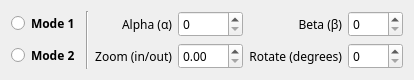
   <widget class="QWidget" name="layoutWidget">
    <property name="geometry">
     <rect>
      <x>422</x>
      <y>405</y>
      <width>397</width>
      <height>46</height>
     </rect>
    </property>
    <layout class="QGridLayout" name="FCFV_FirstZoneOperationField">
     <item row="0" column="1" rowspan="2">
      <widget class="Line" name="FCFV_FZOF_LineYAxisOperationSeparator">
       <property name="orientation">
        <enum>Qt::Vertical</enum>
       </property>
      </widget>
     </item>
     <item row="1" column="0">
      <widget class="QRadioButton" name="FCFV_FZOF_SecondModeRadioButton">
       <property name="font">
        <font>
         <family>Segoe UI Variable Display</family>
         <italic>false</italic>
         <bold>true</bold>
        </font>
       </property>
       <property name="styleSheet">
        <string notr="true">QRadioButton {
	font: bold;
}

QRadioButton:hover {
	color: rgb(255, 135, 150);
}

QRadioButton:pressed {
	color: rgb(255, 100, 185);
}</string>
       </property>
       <property name="text">
        <string>Mode 2</string>
       </property>
      </widget>
     </item>
     <item row="0" column="0">
      <widget class="QRadioButton" name="FCFV_FZOF_FirstModeRadioButton">
       <property name="font">
        <font>
         <family>Segoe UI Variable Display</family>
         <italic>false</italic>
         <bold>true</bold>
        </font>
       </property>
       <property name="styleSheet">
        <string notr="true">QRadioButton {
	font: bold;
}

QRadioButton:hover {
	color: rgb(255, 185, 115);
}

QRadioButton:pressed {
	color: rgb(255, 220, 150);
}</string>
       </property>
       <property name="text">
        <string>Mode 1</string>
       </property>
      </widget>
     </item>
     <item row="0" column="4">
      <widget class="QLabel" name="FCFV_FZOF_BetaLabel">
       <property name="font">
        <font>
         <family>Segoe UI Variable Display</family>
        </font>
       </property>
       <property name="toolTip">
        <string>&lt;!DOCTYPE html&gt;
&lt;html&gt;
&lt;style&gt;
.tooltip {
  position: relative;
  display: inline-block;
  border-bottom: 1px dotted black;
}

.tooltip .tooltiptext {
  visibility: hidden;
  width: 120px;
  background-color: #555;
  color: #fff;
  text-align: center;
  border-radius: 6px;
  padding: 5px 0;
  position: absolute;
  z-index: 1;
  bottom: 125%;
  left: 50%;
  margin-left: -60px;
  opacity: 0;
  transition: opacity 0.3s;
}

.tooltip .tooltiptext::after {
  content: &quot;&quot;;
  position: absolute;
  top: 100%;
  left: 50%;
  margin-left: -5px;
  border-width: 5px;
  border-style: solid;
  border-color: #555 transparent transparent transparent;
}

.tooltip:hover .tooltiptext {
  visibility: visible;
  opacity: 1;
}
&lt;/style&gt;
&lt;body style=&quot;text-align:center;&quot;&gt;

&lt;h2&gt;Spin Box - (β) Beta Value&lt;/h2&gt;
&lt;p&gt;Set out the beta (β) value within the range of 0 up to 1,000 (excluding negative numbers and numbers above 1,000 for now).&lt;/p&gt;

&lt;div class=&quot;tooltip&quot;&gt;Useful tips:
  &lt;span class=&quot;tooltiptext&quot;&gt;0-1,000 Only&lt;/span&gt;
&lt;/div&gt;

&lt;/body&gt;
&lt;/html&gt;
</string>
       </property>
       <property name="text">
        <string>Beta (β)</string>
       </property>
       <property name="alignment">
        <set>Qt::AlignRight|Qt::AlignTrailing|Qt::AlignVCenter</set>
       </property>
      </widget>
     </item>
     <item row="1" column="4">
      <widget class="QLabel" name="FCFV_FZOF_RotateLabel">
       <property name="font">
        <font>
         <family>Segoe UI Variable Display</family>
        </font>
       </property>
       <property name="toolTip">
        <string>&lt;!DOCTYPE html&gt;
&lt;html&gt;
&lt;style&gt;
.tooltip {
  position: relative;
  display: inline-block;
  border-bottom: 1px dotted black;
}

.tooltip .tooltiptext {
  visibility: hidden;
  width: 120px;
  background-color: #555;
  color: #fff;
  text-align: center;
  border-radius: 6px;
  padding: 5px 0;
  position: absolute;
  z-index: 1;
  bottom: 125%;
  left: 50%;
  margin-left: -60px;
  opacity: 0;
  transition: opacity 0.3s;
}

.tooltip .tooltiptext::after {
  content: &quot;&quot;;
  position: absolute;
  top: 100%;
  left: 50%;
  margin-left: -5px;
  border-width: 5px;
  border-style: solid;
  border-color: #555 transparent transparent transparent;
}

.tooltip:hover .tooltiptext {
  visibility: visible;
  opacity: 1;
}
&lt;/style&gt;
&lt;body style=&quot;text-align:center;&quot;&gt;

&lt;h2&gt;Spin Box - Degrees&lt;/h2&gt;
&lt;p&gt;Drag up/down the spin box (or capture exact degrees value), going from 0 up to 360.&lt;/p&gt;

&lt;div class=&quot;tooltip&quot;&gt;Useful tips:
  &lt;span class=&quot;tooltiptext&quot;&gt;0-360 Only&lt;/span&gt;
&lt;/div&gt;

&lt;/body&gt;
&lt;/html&gt;
</string>
       </property>
       <property name="text">
        <string>Rotate (degrees)</string>
       </property>
       <property name="alignment">
        <set>Qt::AlignRight|Qt::AlignTrailing|Qt::AlignVCenter</set>
       </property>
      </widget>
     </item>
     <item row="0" column="3">
      <widget class="QSpinBox" name="FCFV_FZOF_AlphaSpinBox">
       <property name="font">
        <font>
         <family>Fira Code</family>
        </font>
       </property>
       <property name="toolTip">
        <string>&lt;!DOCTYPE html&gt;
&lt;html&gt;
&lt;style&gt;
.tooltip {
  position: relative;
  display: inline-block;
  border-bottom: 1px dotted black;
}

.tooltip .tooltiptext {
  visibility: hidden;
  width: 120px;
  background-color: #555;
  color: #fff;
  text-align: center;
  border-radius: 6px;
  padding: 5px 0;
  position: absolute;
  z-index: 1;
  bottom: 125%;
  left: 50%;
  margin-left: -60px;
  opacity: 0;
  transition: opacity 0.3s;
}

.tooltip .tooltiptext::after {
  content: &quot;&quot;;
  position: absolute;
  top: 100%;
  left: 50%;
  margin-left: -5px;
  border-width: 5px;
  border-style: solid;
  border-color: #555 transparent transparent transparent;
}

.tooltip:hover .tooltiptext {
  visibility: visible;
  opacity: 1;
}
&lt;/style&gt;
&lt;body style=&quot;text-align:center;&quot;&gt;

&lt;h2&gt;Spin Box - (α) Alpha Value&lt;/h2&gt;
&lt;p&gt;Set out the alpha (α) value within the range of 0 up to 1,000 (excluding negative numbers and numbers above 1,000 for now).&lt;/p&gt;

&lt;div class=&quot;tooltip&quot;&gt;Useful tips:
  &lt;span class=&quot;tooltiptext&quot;&gt;0-1,000 Only&lt;/span&gt;
&lt;/div&gt;

&lt;/body&gt;
&lt;/html&gt;
</string>
       </property>
       <property name="maximum">
        <number>1000</number>
       </property>
      </widget>
     </item>
     <item row="1" column="2">
      <widget class="QLabel" name="FCFV_FZOF_ZoomInOutLabel">
       <property name="font">
        <font>
         <family>Segoe UI Variable Display</family>
        </font>
       </property>
       <property name="toolTip">
        <string>&lt;!DOCTYPE html&gt;
&lt;html&gt;
&lt;style&gt;
.tooltip {
  position: relative;
  display: inline-block;
  border-bottom: 1px dotted black;
}

.tooltip .tooltiptext {
  visibility: hidden;
  width: 120px;
  background-color: #555;
  color: #fff;
  text-align: center;
  border-radius: 6px;
  padding: 5px 0;
  position: absolute;
  z-index: 1;
  bottom: 125%;
  left: 50%;
  margin-left: -60px;
  opacity: 0;
  transition: opacity 0.3s;
}

.tooltip .tooltiptext::after {
  content: &quot;&quot;;
  position: absolute;
  top: 100%;
  left: 50%;
  margin-left: -5px;
  border-width: 5px;
  border-style: solid;
  border-color: #555 transparent transparent transparent;
}

.tooltip:hover .tooltiptext {
  visibility: visible;
  opacity: 1;
}
&lt;/style&gt;
&lt;body style=&quot;text-align:center;&quot;&gt;

&lt;h2&gt;Spin Box - Zoom (IN/OUT) Value&lt;/h2&gt;
&lt;p&gt;Set out the beta (β) value within the range of 0 up to 100 (excluding negative numbers and numbers above 100 for now).&lt;/p&gt;

&lt;div class=&quot;tooltip&quot;&gt;Useful tips:
  &lt;span class=&quot;tooltiptext&quot;&gt;0-100 Only&lt;/span&gt;
&lt;/div&gt;

&lt;/body&gt;
&lt;/html&gt;
</string>
       </property>
       <property name="text">
        <string>Zoom (in/out)</string>
       </property>
       <property name="alignment">
        <set>Qt::AlignRight|Qt::AlignTrailing|Qt::AlignVCenter</set>
       </property>
      </widget>
     </item>
     <item row="0" column="2">
      <widget class="QLabel" name="FCFV_FZOF_AlphaLabel">
       <property name="font">
        <font>
         <family>Segoe UI Variable Display</family>
        </font>
       </property>
       <property name="toolTip">
        <string>&lt;!DOCTYPE html&gt;
&lt;html&gt;
&lt;style&gt;
.tooltip {
  position: relative;
  display: inline-block;
  border-bottom: 1px dotted black;
}

.tooltip .tooltiptext {
  visibility: hidden;
  width: 120px;
  background-color: #555;
  color: #fff;
  text-align: center;
  border-radius: 6px;
  padding: 5px 0;
  position: absolute;
  z-index: 1;
  bottom: 125%;
  left: 50%;
  margin-left: -60px;
  opacity: 0;
  transition: opacity 0.3s;
}

.tooltip .tooltiptext::after {
  content: &quot;&quot;;
  position: absolute;
  top: 100%;
  left: 50%;
  margin-left: -5px;
  border-width: 5px;
  border-style: solid;
  border-color: #555 transparent transparent transparent;
}

.tooltip:hover .tooltiptext {
  visibility: visible;
  opacity: 1;
}
&lt;/style&gt;
&lt;body style=&quot;text-align:center;&quot;&gt;

&lt;h2&gt;Spin Box - (α) Alpha Value&lt;/h2&gt;
&lt;p&gt;Set out the alpha (α) value within the range of 0 up to 1,000 (excluding negative numbers and numbers above 1,000 for now).&lt;/p&gt;

&lt;div class=&quot;tooltip&quot;&gt;Useful tips:
  &lt;span class=&quot;tooltiptext&quot;&gt;0-1,000 Only&lt;/span&gt;
&lt;/div&gt;

&lt;/body&gt;
&lt;/html&gt;
</string>
       </property>
       <property name="text">
        <string>Alpha (α)</string>
       </property>
       <property name="alignment">
        <set>Qt::AlignRight|Qt::AlignTrailing|Qt::AlignVCenter</set>
       </property>
      </widget>
     </item>
     <item row="0" column="5">
      <widget class="QSpinBox" name="FCFV_FZOF_BetaSpinBox">
       <property name="font">
        <font>
         <family>Fira Code</family>
        </font>
       </property>
       <property name="toolTip">
        <string>&lt;!DOCTYPE html&gt;
&lt;html&gt;
&lt;style&gt;
.tooltip {
  position: relative;
  display: inline-block;
  border-bottom: 1px dotted black;
}

.tooltip .tooltiptext {
  visibility: hidden;
  width: 120px;
  background-color: #555;
  color: #fff;
  text-align: center;
  border-radius: 6px;
  padding: 5px 0;
  position: absolute;
  z-index: 1;
  bottom: 125%;
  left: 50%;
  margin-left: -60px;
  opacity: 0;
  transition: opacity 0.3s;
}

.tooltip .tooltiptext::after {
  content: &quot;&quot;;
  position: absolute;
  top: 100%;
  left: 50%;
  margin-left: -5px;
  border-width: 5px;
  border-style: solid;
  border-color: #555 transparent transparent transparent;
}

.tooltip:hover .tooltiptext {
  visibility: visible;
  opacity: 1;
}
&lt;/style&gt;
&lt;body style=&quot;text-align:center;&quot;&gt;

&lt;h2&gt;Spin Box - (β) Beta Value&lt;/h2&gt;
&lt;p&gt;Set out the beta (β) value within the range of 0 up to 1,000 (excluding negative numbers and numbers above 1,000 for now).&lt;/p&gt;

&lt;div class=&quot;tooltip&quot;&gt;Useful tips:
  &lt;span class=&quot;tooltiptext&quot;&gt;0-1,000 Only&lt;/span&gt;
&lt;/div&gt;

&lt;/body&gt;
&lt;/html&gt;
</string>
       </property>
       <property name="maximum">
        <number>1000</number>
       </property>
      </widget>
     </item>
     <item row="1" column="3">
      <widget class="QDoubleSpinBox" name="FCFV_FZOF_ZoomInOutSpinBox">
       <property name="font">
        <font>
         <family>Fira Code</family>
        </font>
       </property>
       <property name="toolTip">
        <string>&lt;!DOCTYPE html&gt;
&lt;html&gt;
&lt;style&gt;
.tooltip {
  position: relative;
  display: inline-block;
  border-bottom: 1px dotted black;
}

.tooltip .tooltiptext {
  visibility: hidden;
  width: 120px;
  background-color: #555;
  color: #fff;
  text-align: center;
  border-radius: 6px;
  padding: 5px 0;
  position: absolute;
  z-index: 1;
  bottom: 125%;
  left: 50%;
  margin-left: -60px;
  opacity: 0;
  transition: opacity 0.3s;
}

.tooltip .tooltiptext::after {
  content: &quot;&quot;;
  position: absolute;
  top: 100%;
  left: 50%;
  margin-left: -5px;
  border-width: 5px;
  border-style: solid;
  border-color: #555 transparent transparent transparent;
}

.tooltip:hover .tooltiptext {
  visibility: visible;
  opacity: 1;
}
&lt;/style&gt;
&lt;body style=&quot;text-align:center;&quot;&gt;

&lt;h2&gt;Spin Box - Zoom (IN/OUT) Value&lt;/h2&gt;
&lt;p&gt;Set out the beta (β) value within the range of 0 up to 100 (excluding negative numbers and numbers above 100 for now).&lt;/p&gt;

&lt;div class=&quot;tooltip&quot;&gt;Useful tips:
  &lt;span class=&quot;tooltiptext&quot;&gt;0-100 Only&lt;/span&gt;
&lt;/div&gt;

&lt;/body&gt;
&lt;/html&gt;
</string>
       </property>
       <property name="maximum">
        <double>100.000000000000000</double>
       </property>
      </widget>
     </item>
     <item row="1" column="5">
      <widget class="QSpinBox" name="FCFV_FZOF_RotateSpinBox">
       <property name="font">
        <font>
         <family>Fira Code</family>
        </font>
       </property>
       <property name="toolTip">
        <string>&lt;!DOCTYPE html&gt;
&lt;html&gt;
&lt;style&gt;
.tooltip {
  position: relative;
  display: inline-block;
  border-bottom: 1px dotted black;
}

.tooltip .tooltiptext {
  visibility: hidden;
  width: 120px;
  background-color: #555;
  color: #fff;
  text-align: center;
  border-radius: 6px;
  padding: 5px 0;
  position: absolute;
  z-index: 1;
  bottom: 125%;
  left: 50%;
  margin-left: -60px;
  opacity: 0;
  transition: opacity 0.3s;
}

.tooltip .tooltiptext::after {
  content: &quot;&quot;;
  position: absolute;
  top: 100%;
  left: 50%;
  margin-left: -5px;
  border-width: 5px;
  border-style: solid;
  border-color: #555 transparent transparent transparent;
}

.tooltip:hover .tooltiptext {
  visibility: visible;
  opacity: 1;
}
&lt;/style&gt;
&lt;body style=&quot;text-align:center;&quot;&gt;

&lt;h2&gt;Spin Box - Degrees&lt;/h2&gt;
&lt;p&gt;Drag up/down the spin box (or capture exact degrees value), going from 0 up to 360.&lt;/p&gt;

&lt;div class=&quot;tooltip&quot;&gt;Useful tips:
  &lt;span class=&quot;tooltiptext&quot;&gt;0-360 Only&lt;/span&gt;
&lt;/div&gt;

&lt;/body&gt;
&lt;/html&gt;
</string>
       </property>
       <property name="maximum">
        <number>360</number>
       </property>
      </widget>
     </item>
    </layout>
   </widget>
